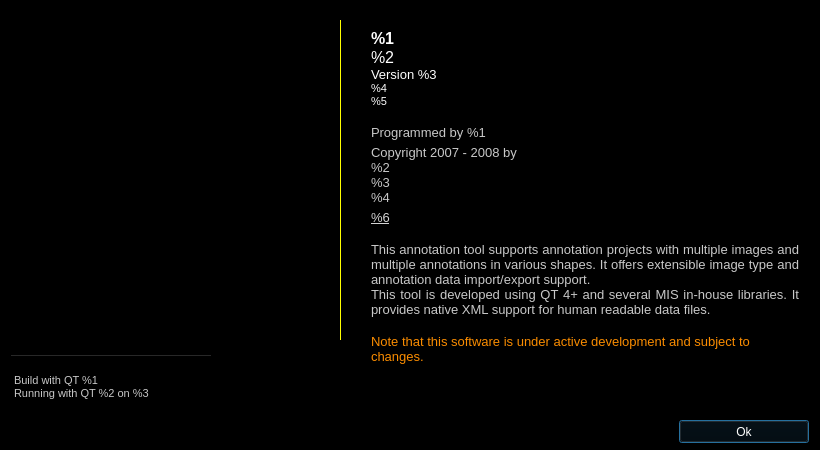
<ui version="4.0">
 <class>DlgAboutClass</class>
 <widget class="QDialog" name="DlgAboutClass">
  <property name="windowModality">
   <enum>Qt::ApplicationModal</enum>
  </property>
  <property name="geometry">
   <rect>
    <x>0</x>
    <y>0</y>
    <width>820</width>
    <height>450</height>
   </rect>
  </property>
  <property name="sizePolicy">
   <sizepolicy vsizetype="Fixed" hsizetype="Fixed">
    <horstretch>0</horstretch>
    <verstretch>0</verstretch>
   </sizepolicy>
  </property>
  <property name="minimumSize">
   <size>
    <width>820</width>
    <height>450</height>
   </size>
  </property>
  <property name="maximumSize">
   <size>
    <width>820</width>
    <height>450</height>
   </size>
  </property>
  <property name="contextMenuPolicy">
   <enum>Qt::NoContextMenu</enum>
  </property>
  <property name="windowTitle">
   <string>About AnnoTool v2</string>
  </property>
  <property name="windowIcon">
   <iconset resource="icons.qrc">
   <normaloff>:/res/annoToolLogo_16</normaloff>:/res/annoToolLogo_16</iconset>
  </property>
  <property name="styleSheet">
   <string notr="true">color: rgb(255, 255, 255);background-color: rgb(0, 0, 0);</string>
  </property>
  <property name="modal">
   <bool>true</bool>
  </property>
  <widget class="QPushButton" name="btOk">
   <property name="geometry">
    <rect>
     <x>679</x>
     <y>420</y>
     <width>130</width>
     <height>23</height>
    </rect>
   </property>
   <property name="sizePolicy">
    <sizepolicy vsizetype="Preferred" hsizetype="Minimum">
     <horstretch>0</horstretch>
     <verstretch>0</verstretch>
    </sizepolicy>
   </property>
   <property name="text">
    <string>Ok</string>
   </property>
   <property name="default">
    <bool>true</bool>
   </property>
  </widget>
  <widget class="QWidget" name="layoutWidget">
   <property name="geometry">
    <rect>
     <x>360</x>
     <y>0</y>
     <width>450</width>
     <height>411</height>
    </rect>
   </property>
   <layout class="QVBoxLayout" name="layText">
    <property name="spacing">
     <number>4</number>
    </property>
    <item>
     <spacer name="spaceTop">
      <property name="orientation">
       <enum>Qt::Vertical</enum>
      </property>
      <property name="sizeType">
       <enum>QSizePolicy::Fixed</enum>
      </property>
      <property name="sizeHint" stdset="0">
       <size>
        <width>20</width>
        <height>5</height>
       </size>
      </property>
     </spacer>
    </item>
    <item>
     <widget class="QLabel" name="lbCaption">
      <property name="text">
       <string>&lt;html&gt;&lt;head&gt;&lt;meta name="qrichtext" content="1" /&gt;&lt;style type="text/css"&gt; p, li { white-space: pre-wrap; } &lt;/style&gt;&lt;/head&gt;&lt;body style=" font-family:'MS Shell Dlg 2'; font-size:8.25pt; font-weight:400; font-style:normal;"&gt; &lt;p style=" margin-top:0px; margin-bottom:0px; margin-left:0px; margin-right:0px; -qt-block-indent:0; text-indent:0px; font-size:8pt;"&gt;&lt;span style=" font-size:12pt; font-weight:600;"&gt;%1&lt;/span&gt;&lt;/p&gt; &lt;p style=" margin-top:0px; margin-bottom:0px; margin-left:0px; margin-right:0px; -qt-block-indent:0; text-indent:0px; font-size:12pt; font-weight:600;"&gt;&lt;span style=" font-weight:400;"&gt;%2&lt;/span&gt;&lt;/p&gt; &lt;p style=" margin-top:0px; margin-bottom:0px; margin-left:0px; margin-right:0px; -qt-block-indent:0; text-indent:0px; font-size:12pt;"&gt;&lt;span style=" font-size:10pt;"&gt;Version %3&lt;/span&gt;&lt;/p&gt; &lt;p style=" margin-top:0px; margin-bottom:0px; margin-left:0px; margin-right:0px; -qt-block-indent:0; text-indent:0px; font-size:12pt;"&gt;&lt;span style=" font-size:8pt;"&gt;%4&lt;/span&gt;&lt;/p&gt; &lt;p style=" margin-top:0px; margin-bottom:0px; margin-left:0px; margin-right:0px; -qt-block-indent:0; text-indent:0px; font-size:12pt;"&gt;&lt;span style=" font-size:8pt;"&gt;%5&lt;/span&gt;&lt;/p&gt;&lt;/body&gt;&lt;/html&gt;</string>
      </property>
      <property name="textFormat">
       <enum>Qt::RichText</enum>
      </property>
      <property name="alignment">
       <set>Qt::AlignLeading|Qt::AlignLeft|Qt::AlignTop</set>
      </property>
      <property name="margin">
       <number>5</number>
      </property>
     </widget>
    </item>
    <item>
     <widget class="QLabel" name="lbAuthor">
      <property name="text">
       <string>&lt;html&gt;&lt;head&gt;&lt;meta name="qrichtext" content="1" /&gt;&lt;style type="text/css"&gt; p, li { white-space: pre-wrap; } &lt;/style&gt;&lt;/head&gt;&lt;body style=" font-family:'MS Shell Dlg 2'; font-size:8.25pt; font-weight:400; font-style:normal;"&gt; &lt;p style=" margin-top:0px; margin-bottom:0px; margin-left:0px; margin-right:0px; -qt-block-indent:0; text-indent:0px; font-size:8pt;"&gt;&lt;span style=" font-size:10pt; color:#c8c8c8;"&gt;Programmed by %1&lt;/span&gt;&lt;/p&gt; &lt;p style=" margin-top:5px; margin-bottom:0px; margin-left:0px; margin-right:0px; -qt-block-indent:0; text-indent:0px; font-size:10pt; color:#c8c8c8;"&gt;Copyright 2007 - 2008 by&lt;/p&gt; &lt;p style=" margin-top:0px; margin-bottom:5px; margin-left:0px; margin-right:0px; -qt-block-indent:0; text-indent:0px; font-size:10pt; color:#c8c8c8;"&gt;%2&lt;br /&gt;%3&lt;br /&gt;%4&lt;/p&gt; &lt;p style=" margin-top:0px; margin-bottom:0px; margin-left:0px; margin-right:0px; -qt-block-indent:0; text-indent:0px; font-size:10pt; color:#c8c8c8;"&gt;&lt;a href="%5"&gt;&lt;span style=" text-decoration: underline; color:#d3d3d3;"&gt;%6&lt;/span&gt;&lt;/a&gt;&lt;/p&gt;&lt;/body&gt;&lt;/html&gt;</string>
      </property>
      <property name="textFormat">
       <enum>Qt::RichText</enum>
      </property>
      <property name="alignment">
       <set>Qt::AlignLeading|Qt::AlignLeft|Qt::AlignTop</set>
      </property>
      <property name="wordWrap">
       <bool>true</bool>
      </property>
      <property name="margin">
       <number>5</number>
      </property>
      <property name="openExternalLinks">
       <bool>true</bool>
      </property>
     </widget>
    </item>
    <item>
     <widget class="QLabel" name="lbText">
      <property name="text">
       <string>&lt;html&gt;&lt;head&gt;&lt;meta name="qrichtext" content="1" /&gt;&lt;style type="text/css"&gt; p, li { white-space: pre-wrap; } &lt;/style&gt;&lt;/head&gt;&lt;body style=" font-family:'MS Shell Dlg 2'; font-size:8.25pt; font-weight:400; font-style:normal;"&gt; &lt;p align="justify" style=" margin-top:0px; margin-bottom:0px; margin-left:0px; margin-right:0px; -qt-block-indent:0; text-indent:0px; font-size:8pt;"&gt;&lt;span style=" font-size:10pt; color:#c8c8c8;"&gt;This annotation tool supports annotation projects with multiple images and multiple annotations in various shapes. It offers extensible image type and annotation data import/export support.&lt;/span&gt;&lt;/p&gt; &lt;p align="justify" style=" margin-top:0px; margin-bottom:0px; margin-left:0px; margin-right:0px; -qt-block-indent:0; text-indent:0px; font-size:10pt; color:#c8c8c8;"&gt;This tool is developed using QT 4+ and several MIS in-house libraries. It provides native XML support for human readable data files.&lt;/p&gt;&lt;/body&gt;&lt;/html&gt;</string>
      </property>
      <property name="textFormat">
       <enum>Qt::RichText</enum>
      </property>
      <property name="alignment">
       <set>Qt::AlignLeading|Qt::AlignLeft|Qt::AlignTop</set>
      </property>
      <property name="wordWrap">
       <bool>true</bool>
      </property>
      <property name="margin">
       <number>5</number>
      </property>
     </widget>
    </item>
    <item>
     <widget class="QLabel" name="lbWarning">
      <property name="text">
       <string>&lt;html&gt;&lt;head&gt;&lt;meta name="qrichtext" content="1" /&gt;&lt;style type="text/css"&gt; p, li { white-space: pre-wrap; } &lt;/style&gt;&lt;/head&gt;&lt;body style=" font-family:'MS Shell Dlg 2'; font-size:8.25pt; font-weight:400; font-style:normal;"&gt; &lt;p style=" margin-top:0px; margin-bottom:0px; margin-left:0px; margin-right:0px; -qt-block-indent:0; text-indent:0px; font-size:8pt;"&gt;&lt;span style=" font-size:10pt; color:#fa8c00;"&gt;Note that this software is under active development and subject to changes.&lt;/span&gt;&lt;/p&gt;&lt;/body&gt;&lt;/html&gt;</string>
      </property>
      <property name="textFormat">
       <enum>Qt::RichText</enum>
      </property>
      <property name="alignment">
       <set>Qt::AlignLeading|Qt::AlignLeft|Qt::AlignTop</set>
      </property>
      <property name="wordWrap">
       <bool>true</bool>
      </property>
      <property name="margin">
       <number>5</number>
      </property>
      <property name="openExternalLinks">
       <bool>true</bool>
      </property>
     </widget>
    </item>
    <item>
     <spacer name="spaceBottom">
      <property name="orientation">
       <enum>Qt::Vertical</enum>
      </property>
      <property name="sizeHint" stdset="0">
       <size>
        <width>20</width>
        <height>40</height>
       </size>
      </property>
     </spacer>
    </item>
   </layout>
  </widget>
  <widget class="QWidget" name="layoutWidget">
   <property name="geometry">
    <rect>
     <x>0</x>
     <y>0</y>
     <width>353</width>
     <height>411</height>
    </rect>
   </property>
   <layout class="QVBoxLayout" name="layLeft">
    <property name="spacing">
     <number>4</number>
    </property>
    <item>
     <layout class="QHBoxLayout" name="layPic">
      <item>
       <widget class="QLabel" name="lbPic">
        <property name="sizePolicy">
         <sizepolicy vsizetype="Fixed" hsizetype="Fixed">
          <horstretch>0</horstretch>
          <verstretch>0</verstretch>
         </sizepolicy>
        </property>
        <property name="minimumSize">
         <size>
          <width>340</width>
          <height>340</height>
         </size>
        </property>
        <property name="maximumSize">
         <size>
          <width>340</width>
          <height>340</height>
         </size>
        </property>
        <property name="pixmap">
         <pixmap resource="others.qrc">:/res/annoToolLogo_big</pixmap>
        </property>
       </widget>
      </item>
      <item>
       <widget class="Line" name="line">
        <property name="minimumSize">
         <size>
          <width>0</width>
          <height>320</height>
         </size>
        </property>
        <property name="maximumSize">
         <size>
          <width>16777215</width>
          <height>320</height>
         </size>
        </property>
        <property name="styleSheet">
         <string notr="true">color: rgb(255, 255, 0);</string>
        </property>
        <property name="frameShadow">
         <enum>QFrame::Plain</enum>
        </property>
        <property name="orientation">
         <enum>Qt::Vertical</enum>
        </property>
       </widget>
      </item>
     </layout>
    </item>
    <item>
     <widget class="Line" name="line2">
      <property name="sizePolicy">
       <sizepolicy vsizetype="Fixed" hsizetype="Preferred">
        <horstretch>0</horstretch>
        <verstretch>0</verstretch>
       </sizepolicy>
      </property>
      <property name="minimumSize">
       <size>
        <width>200</width>
        <height>0</height>
       </size>
      </property>
      <property name="maximumSize">
       <size>
        <width>200</width>
        <height>16777215</height>
       </size>
      </property>
      <property name="styleSheet">
       <string notr="true">color: rgb(40, 40, 40);</string>
      </property>
      <property name="frameShadow">
       <enum>QFrame::Plain</enum>
      </property>
      <property name="orientation">
       <enum>Qt::Horizontal</enum>
      </property>
     </widget>
    </item>
    <item>
     <widget class="QLabel" name="lbInfo">
      <property name="text">
       <string>&lt;html&gt;&lt;head&gt;&lt;meta name="qrichtext" content="1" /&gt;&lt;style type="text/css"&gt; p, li { white-space: pre-wrap; } &lt;/style&gt;&lt;/head&gt;&lt;body style=" font-family:'MS Shell Dlg 2'; font-size:8.25pt; font-weight:400; font-style:normal;"&gt; &lt;p style=" margin-top:0px; margin-bottom:0px; margin-left:0px; margin-right:0px; -qt-block-indent:0; text-indent:0px; font-size:8pt; color:#c8c8c8;"&gt; Build with QT %1&lt;/p&gt;&lt;p style=" margin-top:0px; margin-bottom:0px; margin-left:0px; margin-right:0px; -qt-block-indent:0; text-indent:0px; font-size:8pt; color:#c8c8c8;"&gt; Running with QT %2 on %3&lt;/p&gt;&lt;/body&gt;&lt;/html&gt;</string>
      </property>
      <property name="textFormat">
       <enum>Qt::RichText</enum>
      </property>
      <property name="alignment">
       <set>Qt::AlignLeading|Qt::AlignLeft|Qt::AlignTop</set>
      </property>
      <property name="wordWrap">
       <bool>true</bool>
      </property>
      <property name="margin">
       <number>5</number>
      </property>
     </widget>
    </item>
   </layout>
  </widget>
 </widget>
 <layoutdefault spacing="6" margin="11" />
 <resources>
  <include location="others.qrc" />
  <include location="icons.qrc" />
 </resources>
 <connections>
  <connection>
   <sender>btOk</sender>
   <signal>clicked()</signal>
   <receiver>DlgAboutClass</receiver>
   <slot>accept()</slot>
   <hints>
    <hint type="sourcelabel">
     <x>661</x>
     <y>10</y>
    </hint>
    <hint type="destinationlabel">
     <x>599</x>
     <y>6</y>
    </hint>
   </hints>
  </connection>
 </connections>
</ui>
